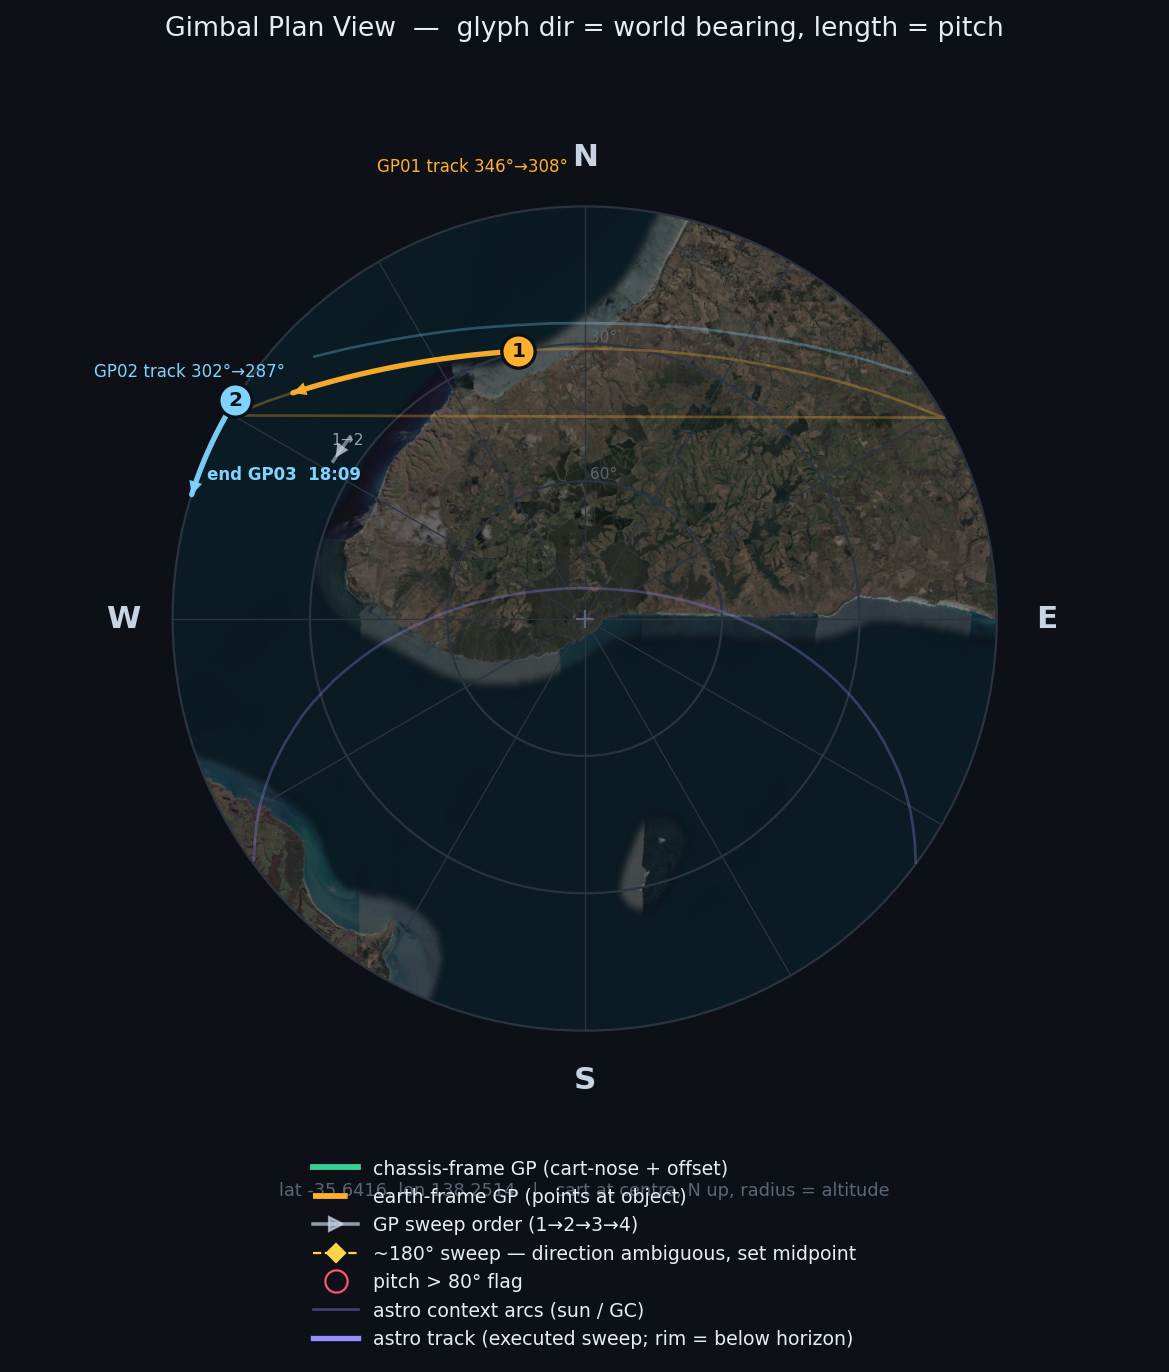

This chart was generated by the following Python code:
#!/usr/bin/env python3
"""
HyperLapse — Gimbal Plan View (#2), production renderer.
Spec: GIMBAL_PLANVIEW_BUILD.md.

Step A (resolve) + Step C (render). Reads HyperLapse.xlsm directly.

Per GP:
  - frame: earth if target in {sun,moon,gc} or Action in {Track,Track-yaw};
           else chassis.
  - cart-frame yaw/pitch accumulate (numeric Ry/Rp = absolute anchor).
  - world bearing:
        chassis : expected_cart_heading(anchor WP) + cart_frame_yaw
        earth   : object_az(fire time) + dyaw   [+ heading-correction scalar]
  - cumulative cart-frame yaw carried signed/un-wrapped (cable + midpoint).

Render:
  - cart centre, true-N up, radius = altitude (horizon rim, zenith centre)
  - GP glyph = radial line rim->endpoint, dir = world bearing,
    length proportional to pitch (endpoint sits on the altitude grid)
  - earth vs chassis styled distinctly
  - midpoint on near-180 cart-frame slews, labelled cumulative yaw
  - park-and-wait marker for below-horizon earth objects
  - shared validation flags (pitch > 80)
  - PREV/NEXT: --gp N foregrounds one GP
  - map underlay v1: --map north_up.png (decorative, clipped to dial)

Usage: python3 gimbal_planview_v2.py HyperLapse.xlsm out.png [--gp 3] [--map t.png]
"""
import sys, math, argparse, datetime
from openpyxl import load_workbook
import matplotlib
matplotlib.use("Agg")
import matplotlib.pyplot as plt
from matplotlib.lines import Line2D
from matplotlib.patches import Circle, FancyArrowPatch

BG="#0d1117"; RING="#2b3340"; RINGTXT="#5b6675"; CARD="#c9d4e3"
CHASSIS="#36d399"; EARTH={"sun":"#ffb02e","gc":"#9b8cff","moon":"#7fd4ff","arch_rise":"#5ce6c0","arch_set":"#e65ca8"}
EARTH_DEF="#ffb02e"; HDG="#ff5c7a"; FLAG="#ff5470"; MID="#ffd24a"; TXT="#e6edf3"
DIM=0.22
R=1.0
NEAR180=150.0           # cart-frame |dyaw| that triggers a direction midpoint
PITCH_LIMIT=80.0
OBJ_COL={"sun":(3,4),"gc":(1,2)}   # AstroTable (az_col, alt_col) by object

def alt_to_r(alt): return max(0.0,min(1.0,(90.0-max(0,min(90,alt)))/90.0))*R
def az_to_xy(az,r):
    a=math.radians(az); return r*math.sin(a), r*math.cos(a)

# ---- GC ephemeris (ported verbatim from Astro.bas: GetGCPosition chain) ----
# Single source of truth with the cart's cubic author (AstroPush.FitAndPushTrackPath
# samples this same function). Lets the renderer draw the EXECUTED track offline.
GC_RA_DEG=266.4167; GC_DEC_DEG=-29.0078     # galactic centre J2000
def _date_to_julian(dt):
    y,m,d=dt.year,dt.month,dt.day
    hr=dt.hour+dt.minute/60.0+dt.second/3600.0
    if m<=2: y-=1; m+=12
    a=y//100; b=2-a+a//4
    return int(365.25*(y+4716))+int(30.6001*(m+1))+d+b-1524.5+hr/24.0
def _norm(deg): return deg-360.0*math.floor(deg/360.0)
def gc_az_alt(local_dt,lat,lng,utc_off):
    """GC azimuth/altitude (deg) at a LOCAL datetime. Mirrors GetGCPosition."""
    utc=local_dt-datetime.timedelta(hours=utc_off)
    n=_date_to_julian(utc)-2451545.0
    gmst=_norm(280.46061837+360.98564736629*n)
    lst=_norm(gmst+lng)
    ha=_norm(lst-GC_RA_DEG)
    if ha>180: ha-=360
    return _radec_to_altaz(ha,GC_DEC_DEG,lat)

def _radec_to_altaz(ha,dec,lat):
    har,dr,lr=map(math.radians,(ha,dec,lat))
    sa=math.sin(dr)*math.sin(lr)+math.cos(dr)*math.cos(lr)*math.cos(har)
    sa=max(-1.0,min(1.0,sa)); alt=math.degrees(math.asin(sa))
    ca=(math.sin(dr)-math.sin(math.radians(alt))*math.sin(lr))/(math.cos(math.radians(alt))*math.cos(lr))
    ca=max(-1.0,min(1.0,ca)); az=math.degrees(math.acos(ca))
    if math.sin(har)>0: az=360.0-az
    return az,alt

def _atn2(y,x): return math.degrees(math.atan2(y,x))
def sun_az_alt(local_dt,lat,lng,utc_off):
    """Sun azimuth/altitude (deg). Mirrors Astro.bas GetSunPosition."""
    utc=local_dt-datetime.timedelta(hours=utc_off)
    n=_date_to_julian(utc)-2451545.0
    L=_norm(280.46+0.9856474*n); g=_norm(357.528+0.9856003*n); gr=math.radians(g)
    lam=_norm(L+1.915*math.sin(gr)+0.02*math.sin(2*gr)); lr=math.radians(lam)
    eps=23.439-0.0000004*n; er=math.radians(eps)
    ra=_norm(_atn2(math.cos(er)*math.sin(lr),math.cos(lr)))
    dec=math.degrees(math.asin(math.sin(er)*math.sin(lr)))
    gmst=_norm(280.46061837+360.98564736629*n); lst=_norm(gmst+lng)
    ha=_norm(lst-ra)
    if ha>180: ha-=360
    return _radec_to_altaz(ha,dec,lat)

def moon_az_alt(local_dt,lat,lng,utc_off):
    """Moon azimuth/altitude (deg). Mirrors Astro.bas GetMoonPosition (Schlyter)."""
    utc=local_dt-datetime.timedelta(hours=utc_off)
    jd=_date_to_julian(utc); d=jd-2451543.5
    NN=_norm(125.1228-0.0529538083*d); ii=5.1454
    w=_norm(318.0634+0.1643573223*d); a=60.2666; e=0.0549
    m=_norm(115.3654+13.0649929509*d); mr=math.radians(m)
    E1=m+math.degrees(e*math.sin(mr)*(1+e*math.cos(mr)))
    for _ in range(10):
        E0=E1; e0r=math.radians(E0)
        E1=E0-(E0-math.degrees(e*math.sin(e0r))-m)/(1-e*math.cos(e0r))
        if abs(E1-E0)<0.001: break
    e1r=math.radians(E1)
    xv=a*(math.cos(e1r)-e); yv=a*math.sqrt(1-e*e)*math.sin(e1r)
    v=_atn2(yv,xv); r=math.hypot(xv,yv)
    NR=math.radians(NN); wv=math.radians(w+v); iR=math.radians(ii)
    xe_=r*(math.cos(NR)*math.cos(wv)-math.sin(NR)*math.sin(wv)*math.cos(iR))
    ye_=r*(math.sin(NR)*math.cos(wv)+math.cos(NR)*math.sin(wv)*math.cos(iR))
    ze_=r*math.sin(wv)*math.sin(iR)
    eclLon=_norm(_atn2(ye_,xe_)); eclLat=_atn2(ze_,math.hypot(xe_,ye_))
    ws_=_norm(282.9404+0.0000470935*d); ms=_norm(356.047+0.9856002585*d)
    Ls=_norm(ws_+ms); Lm=_norm(NN+w+m)
    Mm=m; Dm=_norm(Lm-Ls); f=_norm(Lm-NN)
    R_=math.radians
    eclLon=_norm(eclLon+(-1.274*math.sin(R_(Mm-2*Dm))+0.658*math.sin(R_(2*Dm))
        -0.186*math.sin(R_(ms))-0.059*math.sin(R_(2*Mm-2*Dm))
        -0.057*math.sin(R_(Mm-2*Dm+ms))+0.053*math.sin(R_(Mm+2*Dm))
        +0.046*math.sin(R_(2*Dm-ms))+0.041*math.sin(R_(Mm-ms))
        -0.035*math.sin(R_(Dm))-0.031*math.sin(R_(Mm+ms))))
    eclLat=eclLat+(-0.173*math.sin(R_(f-2*Dm))-0.055*math.sin(R_(Mm-f-2*Dm))
        -0.046*math.sin(R_(Mm+f-2*Dm))+0.033*math.sin(R_(f+2*Dm))
        +0.017*math.sin(R_(2*Mm+f)))
    eps=23.4393-0.0000003563*d; er=R_(eps); lonr=R_(eclLon); latr=R_(eclLat)
    xe=math.cos(lonr)*math.cos(latr)
    yE=math.sin(lonr)*math.cos(latr)*math.cos(er)-math.sin(latr)*math.sin(er)
    ze=math.sin(lonr)*math.cos(latr)*math.sin(er)+math.sin(latr)*math.cos(er)
    ra=_norm(_atn2(yE,xe)); dec=_atn2(ze,math.hypot(xe,yE))
    nd=jd-2451545.0; gmst=_norm(280.46061837+360.98564736629*nd); lst=_norm(gmst+lng)
    ha=_norm(lst-ra)
    if ha>180: ha-=360
    az,alt=_radec_to_altaz(ha,dec,lat)
    mpar=math.degrees(math.asin(1.0/r))           # topocentric parallax in altitude
    alt=alt-mpar*math.cos(math.radians(alt))
    return az,alt

# ---- GC Arch ephemeris (mirrors Astro.bas GetGCArchPosition) ----
# Virtual point: the perpendicular to the line joining the two horizon "feet"
# of the Milky Way band = the AZIMUTH OF THE GALACTIC POLE (the pole of the
# b=0 great circle). Computed directly - no feet scan, no flip: the pole never
# nears the zenith here (max alt ~27 deg) so the bearing is smooth across the
# whole GC rise->set window. arch_rise = galactic NORTH pole azimuth (east at
# GC rise); arch_set = +180. Altitude 0 (horizon bearing; held pitch = Rp).
_GNP_RA=192.85948; _GNP_DEC=27.12825      # galactic north pole, J2000
def _gcarch_pole_az(local_dt,lat,lng,utc_off):
    utc=local_dt-datetime.timedelta(hours=utc_off)
    n=_date_to_julian(utc)-2451545.0
    gmst=_norm(280.46061837+360.98564736629*n); lst=_norm(gmst+lng)
    ha=_norm(lst-_GNP_RA)
    if ha>180: ha-=360
    z,a=_radec_to_altaz(ha,_GNP_DEC,lat)   # az, alt
    return z
def gcarch_rise_az_alt(local_dt,lat,lng,utc_off):
    """arch_rise points AT the arch at the start = galactic SOUTH pole az (NP+180); altitude 0."""
    return _norm(_gcarch_pole_az(local_dt,lat,lng,utc_off)+180.0),0.0
def gcarch_set_az_alt(local_dt,lat,lng,utc_off):
    """arch_set = the opposite perpendicular = galactic north pole az; altitude 0."""
    return _norm(_gcarch_pole_az(local_dt,lat,lng,utc_off)),0.0

EPHEM={"gc":gc_az_alt,"sun":sun_az_alt,"moon":moon_az_alt,
       "arch_rise":gcarch_rise_az_alt,"arch_set":gcarch_set_az_alt}
BAND_ALT_DEG=70.0       # zenith-band yaw ease threshold (matches AstroPush; mw/GC only)
def sample_track(obj,start_dt,dur_min,lat,lng,utc_off,step_min=0.5):
    """Sampled astro track over [start_dt, start_dt+dur] as the cart EXECUTES it.
    Yaw unwrapped continuously. For GC AND moon, samples above BAND_ALT_DEG are
    replaced by a smoothstep yaw ease (the azimuth-whip guard, matching
    AstroPush). Moon transits >70 deg ~1 week/month at this latitude, so it hits
    the same whip; sun never does, so sun has no zenith ease. Pitch clamped to 0
    below horizon (operator rule: below horizon -> use yaw, pitch=0 -> rides rim)."""
    fn=EPHEM.get(obj)
    if fn is None: return None
    n=max(2,int(round(dur_min/step_min))+1)
    ts=[start_dt+datetime.timedelta(minutes=i*dur_min/(n-1)) for i in range(n)]
    raw=[fn(t,lat,lng,utc_off) for t in ts]
    yaw=[a for a,_ in raw]; alt=[h for _,h in raw]
    for k in range(1,n):                        # global unwrap (continuous yaw frame)
        while yaw[k]-yaw[k-1]>180: yaw[k]-=360
        while yaw[k]-yaw[k-1]<-180: yaw[k]+=360
    if obj in ("gc","moon"):                    # zenith-band ease (GC/mw AND moon)
        eK=[k for k in range(n) if alt[k]>BAND_ALT_DEG]
        if len(eK)>=2:
            e0,e1=eK[0],eK[-1]; y0,y1=yaw[e0],yaw[e1]
            for k in range(e0,e1+1):
                f=(k-e0)/(e1-e0) if e1>e0 else 0.0
                yaw[k]=y0+(f*f*(3-2*f))*(y1-y0)
    return [(yaw[k]%360.0, max(0.0,alt[k]), alt[k]) for k in range(n)]   # (world, pitch_clamped, true_alt)

# ---------- Step A: read + resolve ----------
def resolve(path):
    wb=load_workbook(path,read_only=True,data_only=True)

    s={}
    for row in wb["Settings"].iter_rows(min_row=1,max_row=60,max_col=4,values_only=True):
        if row[1] is not None: s[str(row[1]).strip()]=row[2]
    lat=float(s.get("Latitude",0)); lon=float(s.get("Longitude",0))
    utc_off=float(s.get("UTC Offset (hrs)",9.5))
    # Track windows sample against the operator's planned start. The workbook
    # stores clock-of-day only (Shoot start anchor / col Q fire-times), no date,
    # so the renderer supplies the date = today. This mirrors the cubic author's
    # split: visualise the plan on the assumed day; the real press-time is the
    # cart's job via the realtime anchor, not the picture's.
    plan_date=datetime.date.today()
    # Night anchor (clock-of-day) for midnight rollover: a fire-time earlier than
    # this belongs to the NEXT calendar day (post-midnight part of the night).
    ssa=s.get("Shoot start anchor")
    shoot_min=(ssa.hour*60+ssa.minute) if isinstance(ssa,datetime.time) else 12*60

    arows=list(wb["AstroTable"].iter_rows(values_only=True))
    def cell(r,i):
        try: return float(r[i])
        except (TypeError,ValueError,IndexError): return None
    astro=[]
    for r in arows[1:]:
        if r[0] is None: continue
        gca,gcl,sa,sal=cell(r,1),cell(r,2),cell(r,3),cell(r,4)
        if None in (gca,gcl,sa,sal): continue
        rec=dict(t=str(r[0]),gc_az=gca,gc_alt=gcl,sun_az=sa,sun_alt=sal)
        ma,mal=cell(r,6),cell(r,7)            # cols G/H = Moon Az/Alt (present after step 3)
        if ma is not None and mal is not None:
            rec["moon_az"]=ma; rec["moon_alt"]=mal
        astro.append(rec)

    prows=list(wb["Plan"].iter_rows(min_row=1,max_row=80,max_col=30,values_only=True))
    # header row (the MIDDLE plan header carries "Step")
    hdr=next(i for i,r in enumerate(prows) if any(str(v).strip()=="Step" for v in r if v))

    # --- header-name -> column-index map (MIDDLE plan) -------------------
    # Read columns by HEADER NAME, not fixed letter, so the operator can
    # reorder MIDDLE columns in Excel without breaking this reader. Required
    # headers fail loud (clear error) rather than silently reading the wrong
    # column. Header strings are the contract; keep them stable in the sheet.
    hrow=prows[hdr]
    colmap={str(v).strip():i for i,v in enumerate(hrow) if v is not None and str(v).strip()}
    REQUIRED=["Step","Anchor ref","Fires at","Actual (mins)","Action","Target",
              "Ry (\u00b0)","Rp (\u00b0)","\u0394yaw (\u00b0)","\u0394pitch (\u00b0)","Dir (CW/CCW)"]
    missing=[h for h in REQUIRED if h not in colmap]
    if missing:
        raise KeyError("Plan MIDDLE header(s) not found: %s. Found: %s"
                       %(missing, sorted(colmap)))
    def C(name): return colmap[name]   # column index for a header

    # robust time-of-day in minutes: handles datetime.time/datetime objects
    # (what openpyxl returns) and "H:M" strings; date part is ignored.
    def _tmin(v):
        if v is None: return None
        if isinstance(v,(datetime.time,datetime.datetime)): return v.hour*60+v.minute
        try:
            pp=str(v).split(":"); return int(pp[0])*60+int(pp[1])
        except Exception: return None

    # cart WP -> heading (col B id, col H heading, col J Commences). wp_sched is
    # the ordered (commence_min, heading) list used to find the cart's expected
    # heading where it is PARKED at a GP's fire time -- the single heading rule
    # used by the push and validation (cart-position-at-fire-time, not anchor).
    wp_hdg={}; wp_sched=[]
    for r in prows[hdr+1:]:
        if r[1] and str(r[1]).strip().startswith("WP"):
            try: hd=float(r[7])
            except (TypeError,ValueError): continue
            wp_hdg[str(r[1]).strip()]=hd
            cm=_tmin(r[9])                         # col J Commences
            if cm is not None: wp_sched.append((cm,hd))
    wp_sched.sort()

    def cart_heading_at(fmin):
        # heading of the latest cart WP whose Commence <= fire time
        if not wp_sched: return 0.0
        if fmin is None: return wp_sched[0][1]
        h=wp_sched[0][1]
        for cm,hd in wp_sched:
            if cm<=fmin: h=hd
            else: break
        return h

    def fire_minutes(q):
        # Robust to the types openpyxl yields for a "Fires at" cell: a
        # datetime.time / datetime.datetime (data_only) OR an "HH:MM[:SS]"
        # string. The old str-split assumed a clean "HH:MM" and returned None
        # for datetime objects (date prefix) -> astro_az got None -> world 0.
        if q is None: return None
        if isinstance(q,(datetime.time,datetime.datetime)):
            return q.hour*60+q.minute
        try:
            h,m,*_=str(q).split(":"); return int(h)*60+int(m)
        except Exception: return None
    KEYS={"sun":("sun_az","sun_alt"),"gc":("gc_az","gc_alt"),"moon":("moon_az","moon_alt")}
    def astro_az(obj,fire_q):
        # LIVE ephemeris at the dated fire-time (single source of truth with the
        # cubic author and the track sampler), not a stale AstroTable lookup. The
        # AstroTable is 15-min, today-4pm-relative and only refreshed at Init
        # Shoot, so it misses/zeroes a GP whose fire-time or date differs (the
        # MW->GC rename + overnight plans). Computing live removes that whole
        # class: same gc_az_alt/sun_az_alt/moon_az_alt used everywhere else.
        fmin=fire_minutes(fire_q)
        if fmin is None: return None,None
        day=plan_date + (datetime.timedelta(days=1) if fmin<shoot_min-1 else datetime.timedelta(0))
        when=datetime.datetime.combine(day,datetime.time())+datetime.timedelta(minutes=fmin)
        fn={"sun":sun_az_alt,"gc":gc_az_alt,"moon":moon_az_alt,
            "arch_rise":gcarch_rise_az_alt,"arch_set":gcarch_set_az_alt}.get(obj)
        if fn is None: return None,None
        return fn(when,lat,lon,utc_off)

    gps=[]
    plan_end=None      # the gimbal-plan terminator: (step, "HH:MM") from the END row
    for r in prows[hdr+1:]:
        step=r[C("Step")]
        if step is None or str(step).strip()=="": continue
        act=str(r[C("Action")]).strip() if r[C("Action")] else ""
        if act.upper()=="END":
            et=r[C("Fires at")]                       # fire-time of the END row
            if isinstance(et,datetime.datetime):   ets="%02d:%02d"%(et.hour,et.minute)
            elif isinstance(et,datetime.time):     ets="%02d:%02d"%(et.hour,et.minute)
            else:                                  ets=str(et)[:5] if et else ""
            plan_end=(str(step).strip(),ets)
            break
        anchor=str(r[C("Anchor ref")]).strip() if r[C("Anchor ref")] else ""
        target=str(r[C("Target")]).strip().lower() if r[C("Target")] else ""
        target=target if target in ("sun","gc","moon","arch_rise","arch_set") else ""
        def num(c):
            try: return float(r[c])
            except (TypeError,ValueError): return None
        ry,rp,dy,dp=num(C("Ry (\u00b0)")),num(C("Rp (\u00b0)")),num(C("\u0394yaw (\u00b0)")),num(C("\u0394pitch (\u00b0)"))
        dlbl=str(r[C("Dir (CW/CCW)")]).strip().upper() if r[C("Dir (CW/CCW)")] else None
        dlbl=dlbl if dlbl in ("CW","CCW") else None

        # Track / Track-yaw on an astro target -> sample the full executed
        # track over the GP's window (fire-time .. + total dur) rather than a
        # single fire-time point. sun/moon/gc/arch_rise/arch_set; gc/moon carry
        # the zenith-band ease, arch is a smooth horizon-feet bearing (no ease).
        track=None
        ASTRO_TRACK_TARGETS=("sun","moon","gc","arch_rise","arch_set")
        if act.lower() in ("track","track-yaw") and target in ASTRO_TRACK_TARGETS:
            def _hms(v):
                if v is None: return None
                if isinstance(v,(datetime.time,datetime.datetime)): return v.hour*60+v.minute+v.second/60.0
                try: h,m,*sec=str(v).split(":"); return int(h)*60+int(m)+(int(sec[0]) if sec else 0)/60.0
                except Exception: return None
            fmin=_hms(r[C("Fires at")])
            _dv=r[C("Actual (mins)")]          # derived real window, minutes (number)
            dmin=float(_dv) if isinstance(_dv,(int,float)) else _hms(_dv)
            if fmin is not None and dmin:
                # roll past midnight: a fire-time before the night's start anchor
                # is on the following calendar day
                day=plan_date + (datetime.timedelta(days=1) if fmin<shoot_min-1 else datetime.timedelta(0))
                start_dt=datetime.datetime.combine(day,datetime.time())+datetime.timedelta(minutes=fmin)
                track=sample_track(target,start_dt,dmin,lat,lon,utc_off)
                # Track-yaw holds a FIXED pitch (Rp); the cubic's own pitch
                # (0 for arch - a horizon bearing) is not used. Re-pitch every
                # sample to Rp so the rendered sweep sits at the held elevation.
                if act.lower()=="track-yaw" and track and rp is not None:
                    track=[(w,rp,a) for (w,_p,a) in track]

        # NON-cumulative, per-GP. Ry/Rp = real-world (earth) anchor; blank Ry = cart-frame.
        if ry is not None:                       # earth-frame: Ry is the world bearing
            world=(ry+(dy or 0))%360
            frame="earth"; below=False; oaz=oalt=None
            pitch=(rp if rp is not None else 0.0)+(dp or 0.0)
        elif target:                              # earth-frame astro: object az at fire time
            oaz,oalt=astro_az(target,r[C("Fires at")])
            world=((oaz or 0)+(dy or 0))%360
            frame="earth"; below=(oalt is not None and oalt<=0)
            pitch=(rp if rp is not None else 0.0)+(dp or 0.0)
        else:                                     # chassis-frame: offset from cart heading
            h=cart_heading_at(_tmin(r[C("Fires at")]))
            world=(h+(dy or 0))%360
            frame="chassis"; below=False; oaz=oalt=None
            pitch=(rp if rp is not None else 0.0)+(dp or 0.0)
        cart_hdg=cart_heading_at(_tmin(r[C("Fires at")]))   # cart-position heading
        gps.append(dict(step=str(step).strip(),act=act,frame=frame,target=target,
                        anchor=anchor,world=world,yaw_off=(dy or 0.0),ry=ry,pitch=pitch,
                        below=below,obj_az=oaz,obj_alt=oalt,dir=dlbl,track=track,
                        cart_hdg=cart_hdg))
    # cable wind-up: gimbal's running cart-frame angle (unwrapped), even though
    # plan yaw values are per-GP references. cart-frame yaw = world - heading.
    cable=0.0; prev_cf=None
    for g in gps:
        h=g["cart_hdg"]
        cf=((g["world"]-h+540)%360)-180          # cart-frame target, wrapped to +/-180
        if prev_cf is None:
            cable=cf; step=0.0
        else:
            short=((cf-prev_cf+540)%360)-180          # shortest signed step
            if g["dir"]=="CW":   step=short if short>=0 else short+360
            elif g["dir"]=="CCW":step=short if short<=0 else short-360
            else:                step=short            # auto = shortest
            cable+=step
        g["cf_yaw"]=cf; g["cable"]=cable; g["slew"]=step
        prev_cf=cf
    return dict(lat=lat,lon=lon,astro=astro,gps=gps,wp_hdg=wp_hdg,plan_end=plan_end)

# ---------- Step C: render ----------
def render(d,out,hi=None,map_img=None):
    fig,ax=plt.subplots(figsize=(9.5,9.5),dpi=160)
    fig.patch.set_facecolor(BG); ax.set_facecolor(BG)
    ax.set_xlim(-1.38,1.38); ax.set_ylim(-1.50,1.34); ax.set_aspect("equal"); ax.axis("off")

    if map_img:
        try:
            im=plt.imread(map_img); ax.imshow(im,extent=[-R,R,-R,R],zorder=0,alpha=0.5)
            clip=Circle((0,0),R,transform=ax.transData)
            for a in ax.images: a.set_clip_path(clip)
        except Exception as e: print("map underlay skipped:",e)

    for alt,lab in [(0,"horizon"),(30,"30\u00b0"),(60,"60\u00b0")]:
        rr=alt_to_r(alt); ax.add_patch(Circle((0,0),rr,fill=False,ec=RING,lw=1,zorder=1))
        if alt>0: ax.text(0,rr," "+lab,color=RINGTXT,fontsize=7,va="bottom",ha="left",zorder=2)
    ax.plot(0,0,marker="+",color=RINGTXT,ms=8,zorder=2)
    for az in range(0,360,30):
        x,y=az_to_xy(az,R); ax.plot([0,x],[0,y],color=RING,lw=0.6,zorder=1)
    for az,lab in [(0,"N"),(90,"E"),(180,"S"),(270,"W")]:
        x,y=az_to_xy(az,R*1.12); ax.text(x,y,lab,color=CARD,fontsize=14,fontweight="bold",
                                          ha="center",va="center",zorder=3)

    # faint astro context arcs (sun, gc, + moon when the table has it)
    arc_specs=[(("sun_az","sun_alt"),EARTH["sun"]),(("gc_az","gc_alt"),EARTH["gc"])]
    if any("moon_az" in p for p in d["astro"]):
        arc_specs.append((("moon_az","moon_alt"),EARTH["moon"]))
    for key,col in arc_specs:
        seg=[az_to_xy(p[key[0]],alt_to_r(p[key[1]])) for p in d["astro"]
             if key[0] in p and p[key[1]]>0]
        if seg: ax.plot([p[0] for p in seg],[p[1] for p in seg],color=col,lw=1.2,alpha=0.30,zorder=2)

    gps=d["gps"]

    # ---- executed astro tracks: swept polyline over the GP window ----
    # (world az -> angle, clamped pitch -> radius). Below-horizon samples ride
    # the rim (pitch clamped to 0); the rise crossing gets a tick.
    pe=d.get("plan_end")
    track_gps=[g for g in gps if g.get("track")]
    last_track=track_gps[-1] if track_gps else None
    for gp in gps:
        tr=gp.get("track")
        if not tr: continue
        col=EARTH.get(gp["target"],EARTH_DEF)
        # densify for drawing only: interpolate world az + clamped pitch between
        # samples so fast-motion sections (low-alt rise) read as a smooth curve,
        # not a sample-to-sample chord. Does not change the executed-frame data.
        SUB=8
        dpts=[]
        for k in range(len(tr)-1):
            w0,p0,_=tr[k]; w1,p1,_=tr[k+1]
            dw=((w1-w0+540)%360)-180                 # shortest arc between samples
            for j in range(SUB):
                f=j/SUB
                dpts.append(az_to_xy((w0+dw*f)%360, alt_to_r(p0+(p1-p0)*f)))
        dpts.append(az_to_xy(tr[-1][0],alt_to_r(tr[-1][1])))
        pts=[az_to_xy(w,alt_to_r(p)) for (w,p,_a) in tr]   # sample points (for rise/badge/arrow)
        ax.plot([q[0] for q in dpts],[q[1] for q in dpts],color=col,lw=2.4,
                alpha=0.95,zorder=5,solid_capstyle="round")
        # rise crossing (first sample with true altitude >= 0)
        for k in range(1,len(tr)):
            if tr[k-1][2]<0<=tr[k][2]:
                rx,ry=pts[k]
                ax.plot(rx,ry,marker="|",color=col,ms=12,mew=2,zorder=6)
                # label radially OUTWARD (off the rim) so it clears the start badge
                lx,ly=az_to_xy(tr[k][0],R*1.06)
                ax.annotate("rise",(lx,ly),color=col,fontsize=7,ha="center",va="center",zorder=8)
                break
        # direction arrowhead at the end of the sweep
        if len(pts)>=2:
            ax.add_patch(FancyArrowPatch(pts[-2],pts[-1],color=col,lw=0,arrowstyle="-|>",
                         mutation_scale=15,alpha=0.95,zorder=6))
        # gimbal-plan end: label the LAST track's endpoint with the END row (any GP#)
        if gp is last_track and pe:
            ex,ey=pts[-1]
            etxt=f"end {pe[0]}" + (f"  {pe[1]}" if pe[1] else "")
            ax.annotate(etxt,(ex,ey),color=col,fontsize=7.5,fontweight="bold",
                        ha="left",va="bottom",xytext=(7,5),textcoords="offset points",zorder=8)


    def leg_alpha(i):
        if hi is None: return 0.9
        names={gps[i]["step"],gps[i+1]["step"]}
        focus = hi if isinstance(hi,str) else "GP%02d"%hi
        return 0.9 if focus in names else DIM
    nlegs=len(gps)-1
    for i in range(nlegs):
        # Track-aware endpoints (defined below) decide both the skip and the draw.
        tr_i = gps[i].get("track")
        tr_j = gps[i+1].get("track")
        a0 = tr_i[-1][0] if tr_i else gps[i]["world"]    # leg starts where GP i LEAVES the gimbal
        a1 = tr_j[0][0]  if tr_j else gps[i+1]["world"]  # leg ends where GP i+1 PICKS UP
        # Skip a connector whose real travel is ~0 (e.g. a track that ends where
        # the next picks up) - the polylines already convey the motion.
        if abs(((a1-a0+540)%360)-180) < 2.0 and (tr_i or tr_j):
            continue
        legr=R*(0.72+0.055*i)                      # fan consecutive legs onto separate radii
        dlbl=gps[i+1]["dir"]
        short=((a1-a0+540)%360)-180
        if dlbl=="CW":    diff=short if short>=0 else short+360
        elif dlbl=="CCW": diff=short if short<=0 else short-360
        else:             diff=short               # auto = shortest
        amb = (dlbl is None) and abs(abs(short)-180)<=30   # only flag if not yet chosen
        n=max(2,int(abs(diff)/4))
        pts=[az_to_xy((a0+diff*k/n)%360,legr) for k in range(n+1)]
        la=leg_alpha(i)
        col_leg = MID if (dlbl and abs(diff)>180.5) else CARD   # highlight a forced long-way leg
        ax.plot([p[0] for p in pts],[p[1] for p in pts],color=col_leg,lw=1.6,alpha=0.6*la,
                ls=("--" if amb else "-"),zorder=4)
        ax.add_patch(FancyArrowPatch(pts[-2],pts[-1],color=col_leg,lw=0,arrowstyle="-|>",
                     mutation_scale=15,alpha=0.85*la,zorder=4))
        # leg label: number + chosen direction (or AUTO)
        sx,sy=az_to_xy((a0+diff*0.12)%360,legr)
        tag=f"{i+1}\u2192{i+2}" + (f" {dlbl}" if dlbl else "")
        ax.text(sx,sy,tag,color=col_leg,fontsize=7,alpha=0.8*la,ha="center",va="center",zorder=5)
        if amb:
            mx,my=az_to_xy((a0+short/2)%360,legr)
            ax.plot(mx,my,"D",color=MID,ms=8,alpha=la,zorder=5,mec=BG,mew=1)
            ax.annotate(f"leg {i+1}\u2192{i+2}: ~180\u00b0 \u2014 set CW/CCW (col AC)",(mx,my),
                        color=MID,fontsize=7,alpha=la,ha="center",va="bottom",
                        xytext=(0,9+10*i),textcoords="offset points",zorder=8)

    prev=None; seen={}; idx=1
    for gp in gps:
        foreground = (hi is None) or (gp["step"]==hi) or (gp["step"]==("GP%02d"%hi) if isinstance(hi,int) else False)
        a = 1.0 if foreground else DIM
        col = CHASSIS if gp["frame"]=="chassis" else EARTH.get(gp["target"],EARTH_DEF)

        # GP with a sampled track: the swept polyline already shows it. Badge the
        # start of the sweep and move on (no single-point glyph / park marker).
        tr=gp.get("track")
        if tr:
            sx,sy=az_to_xy(tr[0][0],alt_to_r(tr[0][1]))
            ax.plot(sx,sy,"o",color=col,ms=15,alpha=a,zorder=8,mec=BG,mew=1.5)
            ax.text(sx,sy,str(idx),color=BG,fontsize=9,fontweight="bold",ha="center",va="center",
                    alpha=a,zorder=9)
            # label sits just OUTSIDE the rim at the start azimuth (start is on the
            # rim when below-horizon), so it never overlaps the badge or rise tick
            lx,ly=az_to_xy(tr[0][0],R*1.13)
            ax.annotate(f"{gp['step']} track {tr[0][0]:.0f}\u00b0\u2192{tr[-1][0]:.0f}\u00b0",
                        (lx,ly),color=col,fontsize=7.5,alpha=a,ha="center",va="center",zorder=8)
            prev=gp; idx+=1; continue

        # below-horizon earth object -> park-and-wait marker at rise, no glyph line
        if gp["frame"]=="earth" and gp["below"]:
            wx,wy=az_to_xy(gp["world"],R)
            ax.plot(wx,wy,marker="P",color=col,ms=14,alpha=a,zorder=6,mec=BG,mew=1)
            ax.text(wx,wy,str(idx),color=BG,fontsize=8,fontweight="bold",ha="center",va="center",
                    alpha=a,zorder=9)
            ax.annotate(gp["step"]+" goto-rise + wait",(wx,wy),color=col,fontsize=7.5,alpha=a,
                        ha="center",va="top",xytext=(0,-10),textcoords="offset points",zorder=8)
            prev=gp; idx+=1; continue

        # glyph: radial line rim -> endpoint at altitude(pitch); length ∝ pitch
        pitch=gp["pitch"]; flag = pitch>PITCH_LIMIT
        endr=alt_to_r(pitch)                         # near centre = high pitch
        ex,ey=az_to_xy(gp["world"],endr)
        rx,ry=az_to_xy(gp["world"],R)                # rim foot
        ls = "-" if gp["frame"]=="chassis" else (0,(6,2))
        ax.plot([rx,ex],[ry,ey],color=col,lw=2.6,ls=ls,alpha=a,zorder=5,solid_capstyle="round")
        ax.plot(ex,ey,"o",color=col,ms=8,alpha=a,zorder=6,mec=BG,mew=1)
        if flag:
            ax.plot(ex,ey,"o",mfc="none",mec=FLAG,ms=15,mew=2.2,alpha=a,zorder=7)
        lab=f"{gp['step']}  {pitch:.0f}\u00b0p"
        key=(round(gp["world"]),round(min(pitch,90)))
        dy=-12*seen.get(key,0); seen[key]=seen.get(key,0)+1
        ax.annotate(lab,(ex,ey),color=(FLAG if flag else col),fontsize=8,alpha=a,
                    ha="left",va="center",xytext=(8,dy),textcoords="offset points",zorder=8)

        # sequence badge on the glyph endpoint
        bx,by=az_to_xy(gp["world"],endr)
        ax.plot(bx,by,"o",color=col,ms=15,alpha=a,zorder=8,mec=BG,mew=1.5)
        ax.text(bx,by,str(idx),color=BG,fontsize=9,fontweight="bold",ha="center",va="center",
                alpha=a,zorder=9)
        prev=gp; idx+=1

    # legend
    handles=[
        Line2D([0],[0],color=CHASSIS,lw=2.6,label="chassis-frame GP (cart-nose + offset)"),
        Line2D([0],[0],color=EARTH_DEF,lw=2.6,ls=(0,(6,2)),label="earth-frame GP (points at object)"),
        Line2D([0],[0],color=CARD,lw=1.6,marker=">",alpha=0.7,label="GP sweep order (1\u21922\u21923\u21924)"),
        Line2D([0],[0],color=MID,marker="D",lw=1,ls="--",label="~180\u00b0 sweep \u2014 direction ambiguous, set midpoint"),
        Line2D([0],[0],marker="o",mfc="none",mec=FLAG,lw=0,ms=10,label="pitch > 80\u00b0 flag"),
        Line2D([0],[0],color=EARTH["gc"],lw=1.2,alpha=0.4,label="astro context arcs (sun / GC)"),
        Line2D([0],[0],color=EARTH["gc"],lw=2.4,label="astro track (executed sweep; rim = below horizon)"),
    ]
    ax.legend(handles=handles,loc="lower center",bbox_to_anchor=(0.5,-0.11),ncol=1,
              frameon=False,fontsize=8.5,labelcolor=TXT,handlelength=2.4)
    sub = "" if hi is None else f"   |   focus: {hi if isinstance(hi,str) else 'GP%02d'%hi}"
    ax.set_title("Gimbal Plan View  —  glyph dir = world bearing, length = pitch"+sub,
                 color=TXT,fontsize=12,pad=14)
    ax.text(0,-1.40,f"lat {d['lat']:.4f}, lon {d['lon']:.4f}   |   cart at centre, N up, radius = altitude",
            color=RINGTXT,fontsize=8,ha="center")

    fig.savefig(out,facecolor=BG,bbox_inches="tight")
    svg=out.rsplit(".",1)[0]+".svg"; fig.savefig(svg,facecolor=BG,bbox_inches="tight")
    print("wrote",out,"and",svg)

if __name__=="__main__":
    ap=argparse.ArgumentParser()
    ap.add_argument("xlsm"); ap.add_argument("out",nargs="?",default="gimbal_planview_v2.png")
    ap.add_argument("--gp",type=int,default=None); ap.add_argument("--map",default=None)
    a=ap.parse_args()
    d=resolve(a.xlsm)
    for g in d["gps"]:
        print(g["step"],g["frame"],"world=%.0f"%g["world"],"pitch=%.0f"%g["pitch"],
              "cf_yaw=%+.0f"%g["cf_yaw"],"cable=%+.0f"%g["cable"],"slew=%+.0f"%g["slew"])
    render(d,a.out,hi=a.gp,map_img=a.map)
